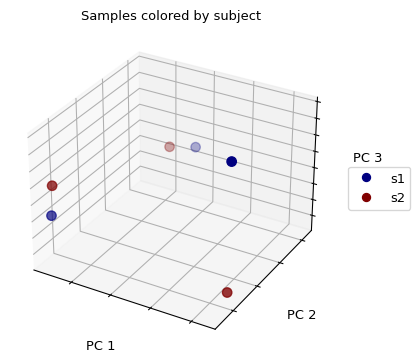

Here is the Python script that generated this plot:
data = [[23, 64, 14, 0, 0, 3, 1],
        [0, 3, 35, 42, 0, 12, 1],
        [0, 5, 5, 0, 40, 40, 0],
        [44, 35, 9, 0, 1, 0, 0],
        [0, 2, 8, 0, 35, 45, 1],
        [0, 0, 25, 35, 0, 19, 0]]
ids = list('ABCDEF')
#
# First, we'll compute observed OTUs, an alpha diversity metric, for each
# sample using the ``alpha_diversity`` driver function:
#
from skbio.diversity import alpha_diversity
adiv_obs_otus = alpha_diversity('observed_otus', data, ids)
adiv_obs_otus
# Expected:
## A    5
## B    5
## C    4
## D    4
## E    5
## F    3
## dtype: int64
#
# Next we'll compute Faith's PD on the same samples. Since this is a
# phylogenetic diversity metric, we'll first create a tree and an ordered
# list of OTU identifiers.
#
from skbio import TreeNode
from io import StringIO
tree = TreeNode.read(StringIO(
                     '(((((OTU1:0.5,OTU2:0.5):0.5,OTU3:1.0):1.0):0.0,'
                     '(OTU4:0.75,(OTU5:0.5,(OTU6:0.5,OTU7:0.5):0.5):'
                     '0.5):1.25):0.0)root;'))
otu_ids = ['OTU1', 'OTU2', 'OTU3', 'OTU4', 'OTU5', 'OTU6', 'OTU7']
adiv_faith_pd = alpha_diversity('faith_pd', data, ids=ids,
                                otu_ids=otu_ids, tree=tree)
adiv_faith_pd
# Expected:
## A    6.75
## B    7.00
## C    6.25
## D    5.75
## E    6.75
## F    5.50
## dtype: float64
#
# Now we'll compute Bray-Curtis distances, a beta diversity metric, between
# all pairs of samples. Notice that the ``data`` and ``ids`` parameters
# provided to ``beta_diversity`` are the same as those provided to
# ``alpha_diversity``.
#
from skbio.diversity import beta_diversity
bc_dm = beta_diversity("braycurtis", data, ids)
print(bc_dm)
# Expected:
## 6x6 distance matrix
## IDs:
## 'A', 'B', 'C', 'D', 'E', 'F'
## Data:
## [[ 0.          0.78787879  0.86666667  0.30927835  0.85714286  0.81521739]
##  [ 0.78787879  0.          0.78142077  0.86813187  0.75        0.1627907 ]
##  [ 0.86666667  0.78142077  0.          0.87709497  0.09392265  0.71597633]
##  [ 0.30927835  0.86813187  0.87709497  0.          0.87777778  0.89285714]
##  [ 0.85714286  0.75        0.09392265  0.87777778  0.          0.68235294]
##  [ 0.81521739  0.1627907   0.71597633  0.89285714  0.68235294  0.        ]]
#
# Next, we'll compute weighted UniFrac distances between all pairs of samples.
# Because weighted UniFrac is a phylogenetic beta diversity metric, we'll need
# to pass the ``skbio.TreeNode`` and list of OTU ids that we created above.
# Again, these are the same values that were provided to ``alpha_diversity``.
#
wu_dm = beta_diversity("weighted_unifrac", data, ids, tree=tree,
                       otu_ids=otu_ids)
print(wu_dm)
# Expected:
## 6x6 distance matrix
## IDs:
## 'A', 'B', 'C', 'D', 'E', 'F'
## Data:
## [[ 0.          2.77549923  3.82857143  0.42512039  3.8547619   3.10937312]
##  [ 2.77549923  0.          2.26433692  2.98435423  2.24270353  0.46774194]
##  [ 3.82857143  2.26433692  0.          3.95224719  0.16025641  1.86111111]
##  [ 0.42512039  2.98435423  3.95224719  0.          3.98796148  3.30870431]
##  [ 3.8547619   2.24270353  0.16025641  3.98796148  0.          1.82967033]
##  [ 3.10937312  0.46774194  1.86111111  3.30870431  1.82967033  0.        ]]
#
# Next we'll do some work with these beta diversity distance matrices. First,
# we'll determine if the UniFrac and Bray-Curtis distance matrices are
# significantly correlated by computing the Mantel correlation between them.
# Then we'll determine if the p-value is significant based on an alpha of
# 0.05.
#
from skbio.stats.distance import mantel
r, p_value, n = mantel(wu_dm, bc_dm)
print(r)
# Expected:
## 0.922404392093
alpha = 0.05
print(p_value < alpha)
# Expected:
## True
#
# Next, we'll perform principal coordinates analysis (PCoA) on our weighted
# UniFrac distance matrix.
#
from skbio.stats.ordination import pcoa
wu_pc = pcoa(wu_dm)
#
# PCoA plots are only really interesting in the context of sample metadata, so
# let's define some before we visualize these results.
#
import pandas as pd
sample_md = pd.DataFrame([
   ['gut', 's1'],
   ['skin', 's1'],
   ['tongue', 's1'],
   ['gut', 's2'],
   ['tongue', 's2'],
   ['skin', 's2']],
   index=['A', 'B', 'C', 'D', 'E', 'F'],
   columns=['body_site', 'subject'])
sample_md
# Expected:
##   body_site subject
## A       gut      s1
## B      skin      s1
## C    tongue      s1
## D       gut      s2
## E    tongue      s2
## F      skin      s2
#
# Now let's plot our PCoA results, coloring each sample by the subject it
# was taken from:
#
fig = wu_pc.plot(sample_md, 'subject',
                 axis_labels=('PC 1', 'PC 2', 'PC 3'),
                 title='Samples colored by subject', cmap='jet', s=50)
